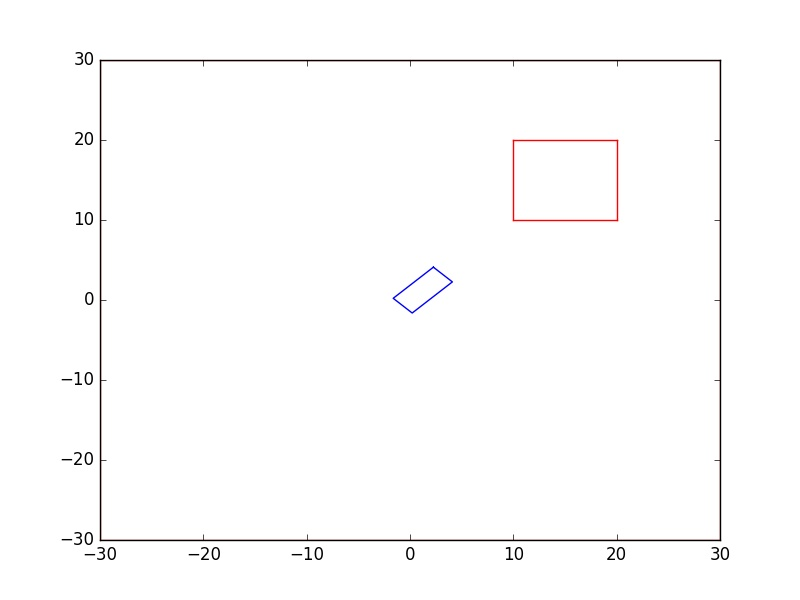

This chart was generated by the following Python code:
import numpy as np
import matplotlib.pyplot as plt
import string

car_x, car_y, obst_x_vec, obst_y_vec = [], [], [], []
with open("./build/carPos.txt") as A:
    for eachline in A:
        tmp = eachline.split()
        car_x.append(string.atof(tmp[0]))
        car_y.append(string.atof(tmp[1]))

with open("./build/obstacleLine.txt") as A:
    for eachline in A:
        tmp = eachline.split()
        obst_x, obst_y = [], []
        obst_x.append(string.atof(tmp[0]))
        obst_x.append(string.atof(tmp[2]))
        obst_y.append(string.atof(tmp[1]))
        obst_y.append(string.atof(tmp[3]))
        obst_x_vec.append(obst_x)
        obst_y_vec.append(obst_y)

plt.figure()
plt.plot(car_x, car_y, "b")
for i in range(len(obst_x_vec)):
    plt.plot(obst_x_vec[i], obst_y_vec[i], "r")

plt.savefig("collisionCheck.jpg")
